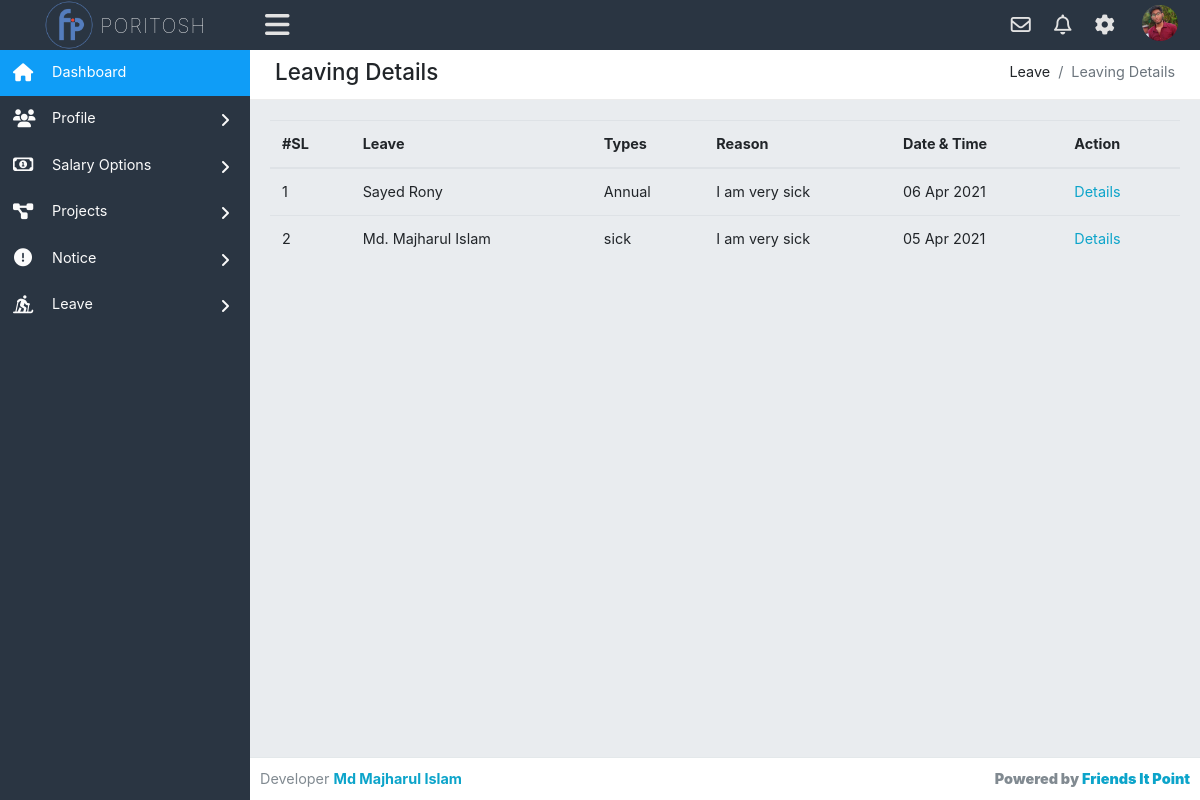
Screenshot of /leavingDetails.php (signed in) with the database file from the repository.
### tables this page shows
CREATE TABLE `employee_info` (
  `id` int(11) NOT NULL,
  `employee_id` int(50) NOT NULL,
  `emp_fullname` varchar(100) NOT NULL,
  `emp_mail` varchar(50) NOT NULL,
  `emp_phone` int(20) NOT NULL,
  `emp_designation` varchar(50) NOT NULL,
  `emp_salary` varchar(50) NOT NULL,
  `emp_address` varchar(100) NOT NULL,
  `emp_password` varchar(150) NOT NULL,
  `emp_bio` varchar(1000) NOT NULL,
  `profile_pic` varchar(50) NOT NULL,
  `register_timedate` timestamp NOT NULL DEFAULT current_timestamp(),
  `total_salary` varchar(100) NOT NULL
);

CREATE TABLE `leaving` (
  `left_id` int(100) NOT NULL,
  `left_emp` varchar(100) NOT NULL,
  `left_empid` int(50) NOT NULL,
  `company` varchar(100) NOT NULL,
  `left_report` varchar(100) NOT NULL,
  `left_day` int(50) NOT NULL,
  `left_from` varchar(20) NOT NULL,
  `left_to` varchar(20) NOT NULL,
  `left_desc` varchar(255) NOT NULL,
  `left_reason` varchar(100) NOT NULL,
  `app_sign` varchar(100) NOT NULL,
  `app_date` varchar(20) NOT NULL,
  `left_accept` varchar(50) NOT NULL,
  `approve_by` varchar(100) NOT NULL,
  `approve_date` varchar(20) NOT NULL,
  `approval` int(2) NOT NULL
);

### leavingDetails.php (the view, shortened to what this page needs)
<?php require_once('header.php'); ?>
<div class="row">
    <div class="col-xl-12">
        <div class="breadcrumb-holder">
            <h1 class="main-title float-left">Leaving Details</h1>
            <ol class="breadcrumb float-right">
                <li class="breadcrumb-item">Leave</li>
                <li class="breadcrumb-item active">Leaving Details</li>
            </ol>
            <div class="clearfix"></div>
        </div>
    </div>
</div>
<div class="row">
	<div class="col-md-12">
   		<div class="table-responsive">
			<table class="table">
			  <thead>
			    <th>#SL</th>
			    <th>Leave</th>
			    <th>Types</th>
			    <th>Reason</th>
			    <th>Date & Time</th>
			    <th>Action</th>
			  </thead>
			  <tbody>
			    <?php
			        $stm  = $pdo->prepare('SELECT * FROM leaving ORDER BY app_date DESC');
			        $stm->execute();
			        $result = $stm->fetchAll(PDO::FETCH_ASSOC);
			        $sl = 1;
			        foreach ($result as $row) :
			     ?>
			    <tr>
			      <td><?php echo $sl;$sl++; ?></td>
			      <td><?php echo $row['left_emp']; ?></td>
			      <td><?php echo $row['left_reason']; ?></td>
			      <td>
			        <?php
			            $long_desc = explode(" ", $row['left_desc']);
			            $short = array_slice($long_desc,0,10);
			            $final_desc = implode(" ",$short);
			            echo $final_desc;
			         ?>
			      </td>
			      <td>
			        <?php
			            $apply_date = $row['app_date'];
			            $day = substr($apply_date,8,2);
			            $month = substr($apply_date,5,2);
			            $year = substr($apply_date,0,4);
			            if($month == '04') { $month = 'Apr';}
			            echo $day." ".$month." ".$year;
			         ?>
			      </td>
			      <td>
			        <a data-fancybox data-src="#hidden-content<?php echo $row['left_id'];?>" href="javascript:;<?php echo $row['left_id'];?>">Details</a>&nbsp;
          </td>
        </tr>
      <?php endforeach; ?>
      </tbody>
    </table>
  </div>
	</div>
</div>
<?php require_once('footer.php'); ?>

### header.php (shortened to what this page needs)
<?php require_once('config.php'); ?>
<!DOCTYPE html>
<html lang="en">
<head>
    <link href="assets/css/bootstrap.min.css" rel="stylesheet" type="text/css" />
    <link href="assets/font-awesome/css/all.css" rel="stylesheet" type="text/css" />
    <link rel="stylesheet" href="fancybox-master/dist/jquery.fancybox.min.css">
    <link rel="stylesheet" href="livedatetime/clock.css">
    <link rel="stylesheet" href="livedatetime/calendar.css">
    <link href='https://netdna.bootstrapcdn.com/font-awesome/3.2.1/css/font-awesome.css' rel='stylesheet' type='text/css'>
    <link rel="stylesheet" type="text/css" href="assets/css/dataTables.bootstrap.min.css" />
    <link rel="stylesheet" type="text/css" href="assets/plugins/datatables/datatables.min.css" />
    <link href="assets/css/style.css" rel="stylesheet" type="text/css" />
</head>
<body class="adminbody">
    <div id="main">
        <div class="headerbar">
            <?php
                $stm = $pdo->prepare('SELECT * FROM employee_info WHERE id=?');
                $stm->execute(array($_SESSION['logged_emp']));
                $rslt = $stm->fetchAll(PDO::FETCH_ASSOC);
                foreach($rslt as $row) :
            ?>
            <div class="headerbar-left">
                <a href="index.php" class="logo">
                    <img alt="Logo" src="assets/images/logo.png" />
                    <span><?php echo $row['emp_fullname']; ?></span>
                </a>
            </div>
            <nav class="navbar-custom">
                <ul class="list-inline float-right mb-0">
                    <li class="list-inline-item dropdown notif">
                        <a class="nav-link dropdown-toggle arrow-none" data-toggle="dropdown" href="#" aria-haspopup="false" aria-expanded="false">
                            <i class="far fa-envelope"></i>
                        </a>
                    </li>
                    <li class="list-inline-item dropdown notif">
                        <a class="nav-link dropdown-toggle arrow-none" data-toggle="dropdown" href="#" aria-haspopup="false" aria-expanded="false">
                            <i class="far fa-bell"></i>
                        </a>
                    </li>
                    <li class="list-inline-item dropdown notif">
                        <a class="nav-link dropdown-toggle arrow-none" data-toggle="dropdown" href="#" aria-haspopup="false" aria-expanded="false">
                            <i class="fas fa-cog"></i>
                        </a>
                    </li>
                    <li class="list-inline-item dropdown notif">
                        <a class="nav-link dropdown-toggle nav-user" data-toggle="dropdown" href="#" aria-haspopup="false" aria-expanded="false">
                            <?php if($row['profile_pic'] != 'avatar') : ?>
                            <img src="uploads/<?php echo $row['profile_pic']; ?>" alt="Profile image" class="avatar-rounded">
                            <?php else : ?>
                            <img src="assets/images/avatars/admin.png" alt="Profile image" class="avatar-rounded">
                        </a>
                        <?php endif; endforeach; ?>
                    </li>
                </ul>
                <ul class="list-inline menu-left mb-0">
                    <li class="float-left">
                        <button class="button-menu-mobile open-left">
                            <i class="fas fa-bars"></i>
                        </button>
                    </li>
                </ul>
            </nav>
        </div>
        <div class="left main-sidebar">
            <div class="sidebar-inner leftscroll">
                <div id="sidebar-menu">
                    <ul>
                        <li class="submenu">
                            <a class="active" href="index.php">
                                <i class="fas fa-home"></i>
                                <span> Dashboard </span>
                            </a>
                        </li>
                        <li class="submenu">
                            <a id="tables" href="#">
                                <i class="fas fa-users"></i>
                                <span> Profile </span>
                                <span class="menu-arrow"></span>
                            </a>
                        </li>
                        <li class="submenu">
                            <a id="tables" href="#">
                                <i class="far fa-money-bill-alt"></i>
                                <span> Salary Options </span>
                                <span class="menu-arrow"></span>
                            </a>
                        </li>
                        <li class="submenu">
                            <a id="tables" href="#">
                                <i class="fas fa-project-diagram"></i>
                                <span> Projects </span>
                                <span class="menu-arrow"></span>
                            </a>
                        </li>
                        <li class="submenu">
                            <a id="tables" href="#">
                                <i class="fas fa-exclamation-circle"></i>
                                <span> Notice </span>
                                <span class="menu-arrow"></span>
                            </a>
                        </li>
                        <li class="submenu">
                            <a id="tables" href="#">
                                <i class="fas fa-skiing-nordic"></i>
                                <span> Leave </span>
                                <span class="menu-arrow"></span>
                            </a>
                        </li>
                    </ul>
                </div>
            </div>
        </div>
        <div class="content-page">
            <div class="content">
                <div class="container-fluid">

### livedatetime/clock.css (style rules this page uses)
* { margin: 0; padding: 0; box-sizing: border-box; }

### rows the page displays
employee_info: emp_fullname "PORITOSH", profile_pic (picture)
leaving: left_emp "Sayed Rony", left_reason "Annual", left_desc "I am very sick", app_date "06", app_date "Apr", app_date "2021"
leaving: left_emp "Md. Majharul Islam", left_reason "sick", left_desc "I am very sick", app_date "05", app_date "Apr", app_date "2021"
